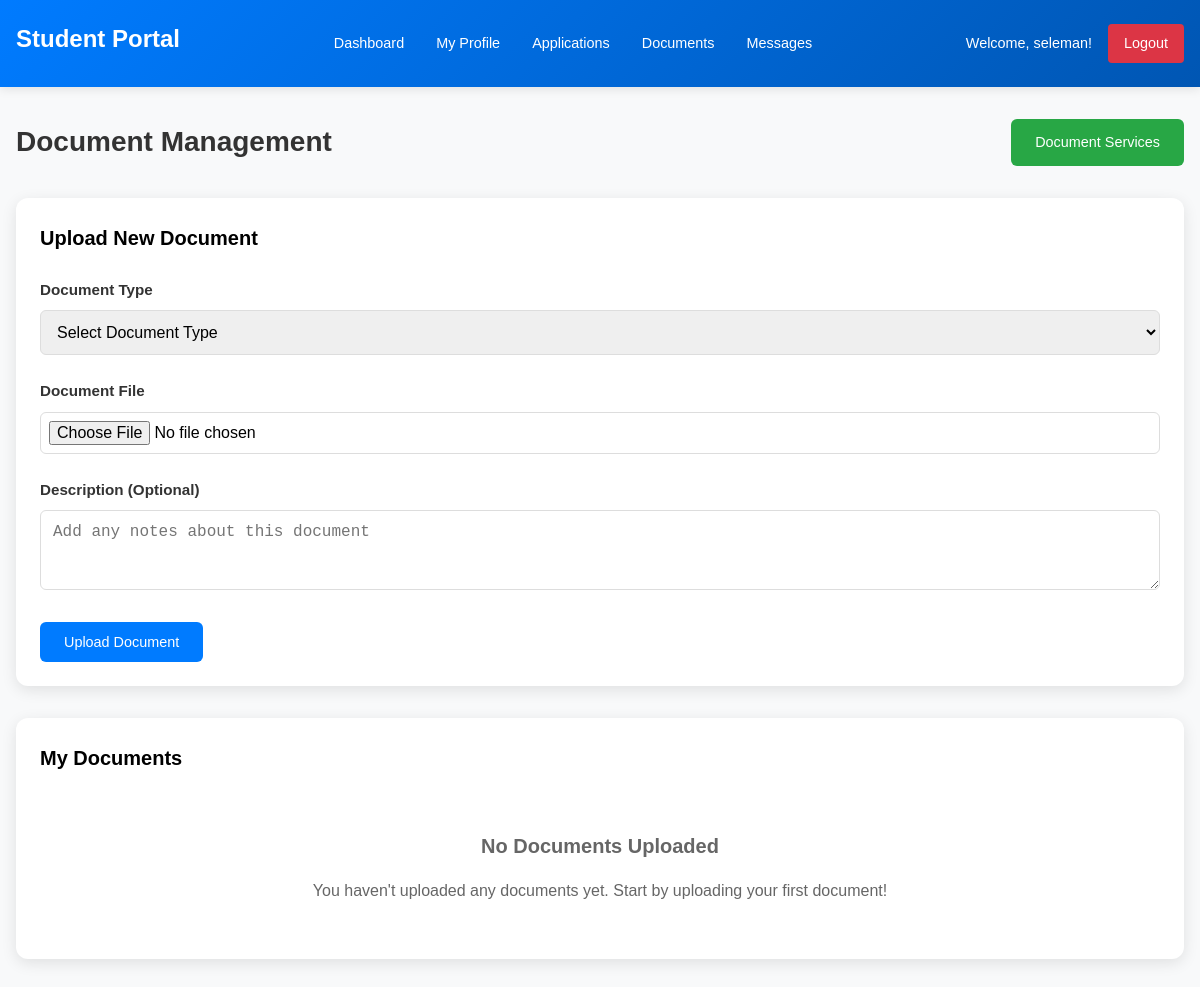
The page /student-portal/documents/ (signed in) on the database as committed earlier.
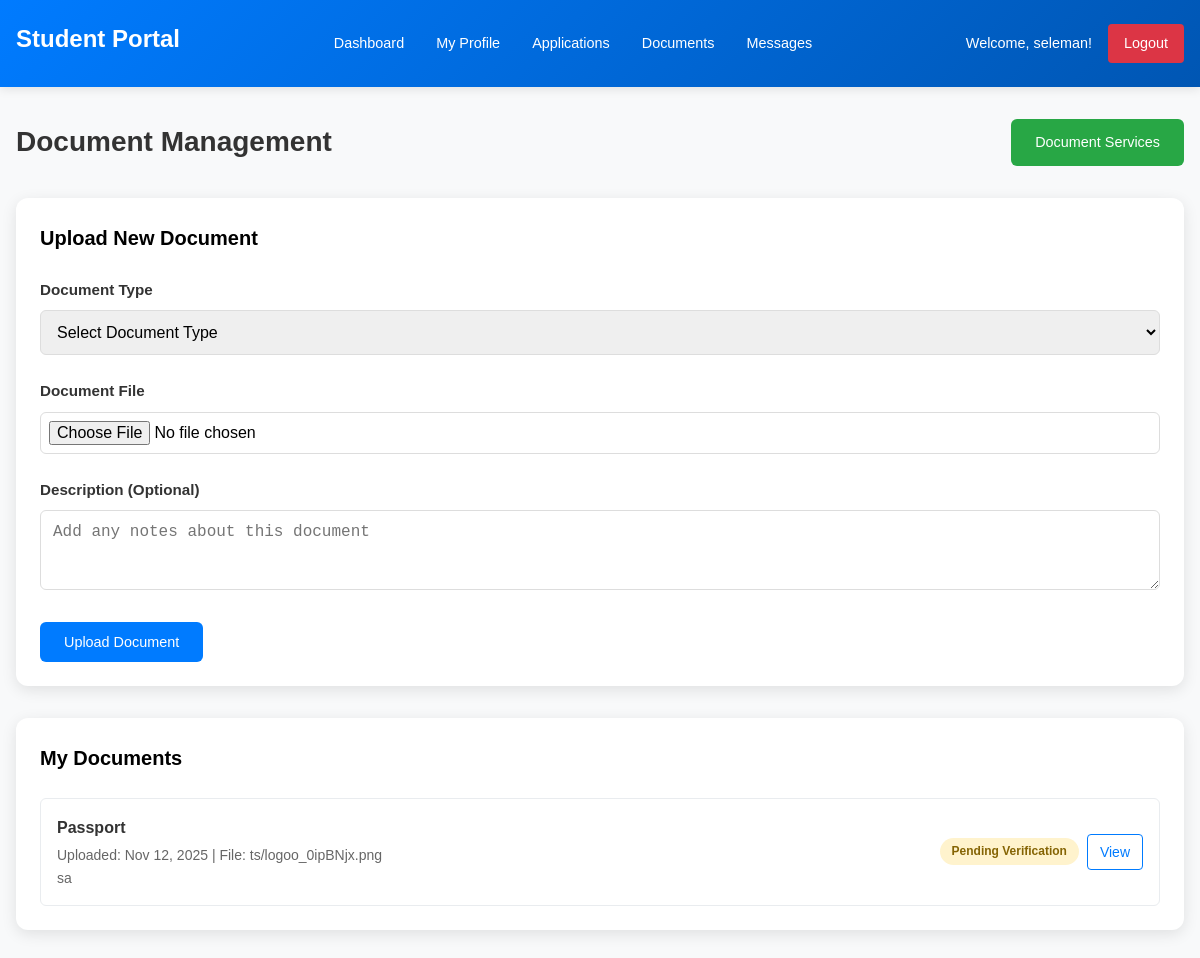
The same page on the database as committed later.
### student_portal/models.py (models this page shows, shortened)
class Document(models.Model):
    DOCUMENT_TYPES = [
        ('passport', 'Passport'),
        ('academic_transcript', 'Academic Transcript'),
        ('degree_certificate', 'Degree Certificate'),
        ('recommendation_letter', 'Recommendation Letter'),
        ('sop', 'Statement of Purpose'),
        ('cv', 'CV'),
        ('language_test', 'Language Test Results'),
        ('financial_documents', 'Financial Documents'),
    ]
    student = models.ForeignKey(User, on_delete=models.CASCADE)
    document_type = models.CharField(max_length=50, choices=DOCUMENT_TYPES)
    file = models.FileField(upload_to='documents/')
    description = models.TextField(blank=True)
    uploaded_at = models.DateTimeField(auto_now_add=True)
    is_verified = models.BooleanField(default=False)

### student_portal/views.py (the view)
# urls.py: path('documents/', views.document_list, name='document_list'),
@login_required
def documents(request):
    if request.method == 'POST':
        form = DocumentForm(request.POST, request.FILES)
        if form.is_valid():
            try:
                document = form.save(commit=False)
                document.student = request.user
                document.save()
                messages.success(request, 'Document uploaded successfully!')
                return redirect('student_portal:documents')
            except Exception as e:
                messages.error(request, f'Error uploading document: {str(e)}')
        else:
            messages.error(request, 'Please correct the errors below.')
    else:
        form = DocumentForm()
    documents_list = Document.objects.filter(student=request.user).order_by('-uploaded_at')
    return render(request, 'student_portal/documents.html', {
        'form': form,
        'documents': documents_list
    })

### student_portal/forms.py
class DocumentForm(forms.ModelForm):
    class Meta:
        model = Document
        fields = ['document_type', 'file', 'description']

### student_portal/templates/student_portal/documents.html (shortened to what this page needs)
<!DOCTYPE html>
<html lang="en">
<head>
</head>
<body>
    <div class="header">
        <h1>Student Portal</h1>
        <nav class="nav-menu">
            <a href="{% url 'student_portal:dashboard' %}">Dashboard</a>
            <a href="{% url 'student_portal:profile' %}">My Profile</a>
            <a href="{% url 'student_portal:applications' %}">Applications</a>
            <a href="{% url 'student_portal:documents' %}">Documents</a>
            <a href="{% url 'student_portal:messages' %}">Messages</a>
        </nav>
        <div class="user-info">
            Welcome, {{ user.get_full_name|default:user.username }}!
            <a href="{% url 'student_portal:logout' %}" class="btn-logout">Logout</a>
        </div>
    </div>
    <div class="container">
        <div class="page-header">
            <h2>Document Management</h2>
            <a href="{% url 'student_portal:document_services' %}" class="btn-success">Document Services</a>
        </div>
        <div class="upload-card">
            <h3 style="margin-bottom: 1.5rem; font-size: 1.25rem;">Upload New Document</h3>
            <form method="post" enctype="multipart/form-data">
                <div class="form-group">
                    <label for="id_document_type">Document Type</label>
                    <select name="document_type" id="id_document_type" class="form-control" required>
                        <option value="">Select Document Type</option>
                    </select>
                </div>
                <div class="form-group">
                    <label for="id_file">Document File</label>
                    <input type="file" name="file" id="id_file" class="form-control" required accept=".pdf,.doc,.docx,.jpg,.jpeg,.png">
                </div>
                <div class="form-group">
                    <label for="id_description">Description (Optional)</label>
                    <textarea name="description" id="id_description" class="form-control" rows="3" placeholder="Add any notes about this document"></textarea>
                </div>
                <button type="submit" class="btn-primary">Upload Document</button>
            </form>
        </div>
        <div class="documents-card">
            <h3 style="margin-bottom: 1.5rem; font-size: 1.25rem;">My Documents</h3>
            {% if documents %}
            <div class="documents-grid">
                {% for document in documents %}
                <div class="document-item">
                    <div class="document-info">
                        <div class="document-name">{{ document.get_document_type_display }}</div>
                        <div class="document-meta">
                            Uploaded: {{ document.uploaded_at|date:"M d, Y" }} |
                            File: {{ document.file.name|slice:"-20:" }}
                        </div>
                        {% if document.description %}
                        <div class="document-meta">{{ document.description }}</div>
                        {% endif %}
                    </div>
                    <div class="document-actions">
                        <span class="verification-badge {% if document.is_verified %}verified{% else %}pending{% endif %}">
                            {% if document.is_verified %}Verified{% else %}Pending Verification{% endif %}
                        </span>
                        <a href="{{ document.file.url }}" target="_blank" class="btn-sm btn-outline-primary">View</a>
                    </div>
                </div>
                {% endfor %}
            </div>
            {% else %}
            <div class="empty-state">
                <h3>No Documents Uploaded</h3>
                <p>You haven't uploaded any documents yet. Start by uploading your first document!</p>
            </div>
            {% endif %}
        </div>
    </div>
</body>
</html>

Rows that differ between the two databases and show on the page:
added Document: document_type "Passport", uploaded_at "Nov 12, 2025", file.name "ts/logoo_0ipBNjx.png", description "sa", is_verified "Pending Verification"
Other text that changed with them:
text no longer shown: "No Documents Uploaded You haven't uploaded any documents yet. Start by uploading your first document!"
